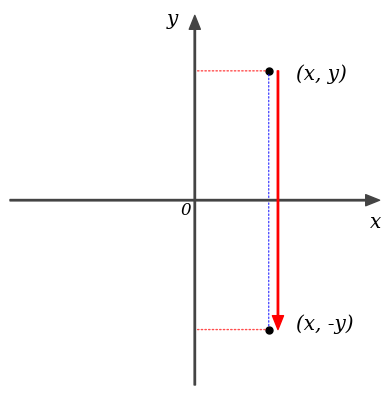

Write the Python code that produced this figure.
import numpy as np
from matplotlib import pyplot

ax = 0

def init_graph():
    global ax

    size = 10
    col = '#444444'
    
    fig = pyplot.figure()
    ax = fig.add_subplot(111)
    ax.set_aspect('equal') # アスペクト比イコール
    
    point_x = {'start': [-size, 0], 'end': [size, 0]}
    point_y = {'start': [0, -size], 'end': [0, size]}

    ax.annotate('', xy=point_x['end'], xytext=point_x['start'],  # X軸
                arrowprops=dict(shrink=0, width=1, headwidth=8, 
                                headlength=10, connectionstyle='arc3',
                                facecolor=col, edgecolor=col)
               )
    ax.annotate('', xy=point_y['end'], xytext=point_y['start'],  # Y軸
                arrowprops=dict(shrink=0, width=1, headwidth=8, 
                                headlength=10, connectionstyle='arc3',
                                facecolor=col, edgecolor=col)
               )


    # グラフの範囲
    ax.set_xlim([-size, size])
    ax.set_ylim([-size, size])

    ax.axis("off") # 外枠の軸を消す
    ax.text(-0.8, -0.8, "0", fontstyle='oblique', fontname='serif', fontsize="large") # 原点０の表示
    ax.text(size * 0.95, -1.5, "x", fontstyle='oblique', fontname='serif', fontsize="x-large") # xの表示
    ax.text(-1.5, size * 0.95, "y", fontstyle='oblique', fontname='serif', fontsize="x-large") # yの表示
    


def draw_vec(x, y, col):
    global ax
    point = {'start': [0, 0], 'end': [x, y]}
    ax.annotate('', xy=point['end'], xytext=point['start'],
                arrowprops=dict(shrink=0, width=1, headwidth=8, 
                                headlength=10, connectionstyle='arc3',
                                facecolor=col, edgecolor=col))

def draw_vec2(x0, y0, x1, y1, col):
    global ax
    point = {'start': [x0, y0], 'end': [x1, y1]}
    ax.annotate('', xy=point['end'], xytext=point['start'],
                arrowprops=dict(shrink=0, width=1, headwidth=8, 
                                headlength=10, connectionstyle='arc3',
                                facecolor=col, edgecolor=col))

def draw_line(x0, y0, x1, y1, col):
    global ax
    point = {'start': [x0, y0], 'end': [x1, y1]}
    ax.annotate('', xy=point['end'], xytext=point['start'],
            arrowprops=dict(arrowstyle='-', 
                            connectionstyle='arc3', 
                            facecolor=col, edgecolor=col))

def draw_dline(x0, y0, x1, y1, col):
    global ax
    point = {'start': [x0, y0], 'end': [x1, y1]}
    ax.annotate('', xy=point['end'], xytext=point['start'],
            arrowprops=dict(arrowstyle='-', 
                            connectionstyle='arc3', 
                            linestyle='dotted',
                            alpha=0.7,
                            facecolor=col, edgecolor=col))

def draw_text(x, y, s):
    global ax
    ax.text(x, y, s, fontstyle='oblique', fontname='serif', fontsize="x-large") 

def draw_dot(x, y):
    pyplot.plot(x,y,'black',marker='.', markersize=10)


init_graph()
draw_dline(0, 7, 4, 7, 'red')
draw_dline(0, -7, 4, -7, 'red')
draw_dline(4, 0, 4, 7, 'blue')
draw_dline(4, 0, 4, -7, 'blue')

draw_vec2(4.5, 7, 4.5, -7, 'red')

draw_dot(4, 7)
draw_dot(4, -7)

draw_text(5.5, 6.5, '(x, y)')
draw_text(5.5, -7, "(x, -y)")

pyplot.show()
